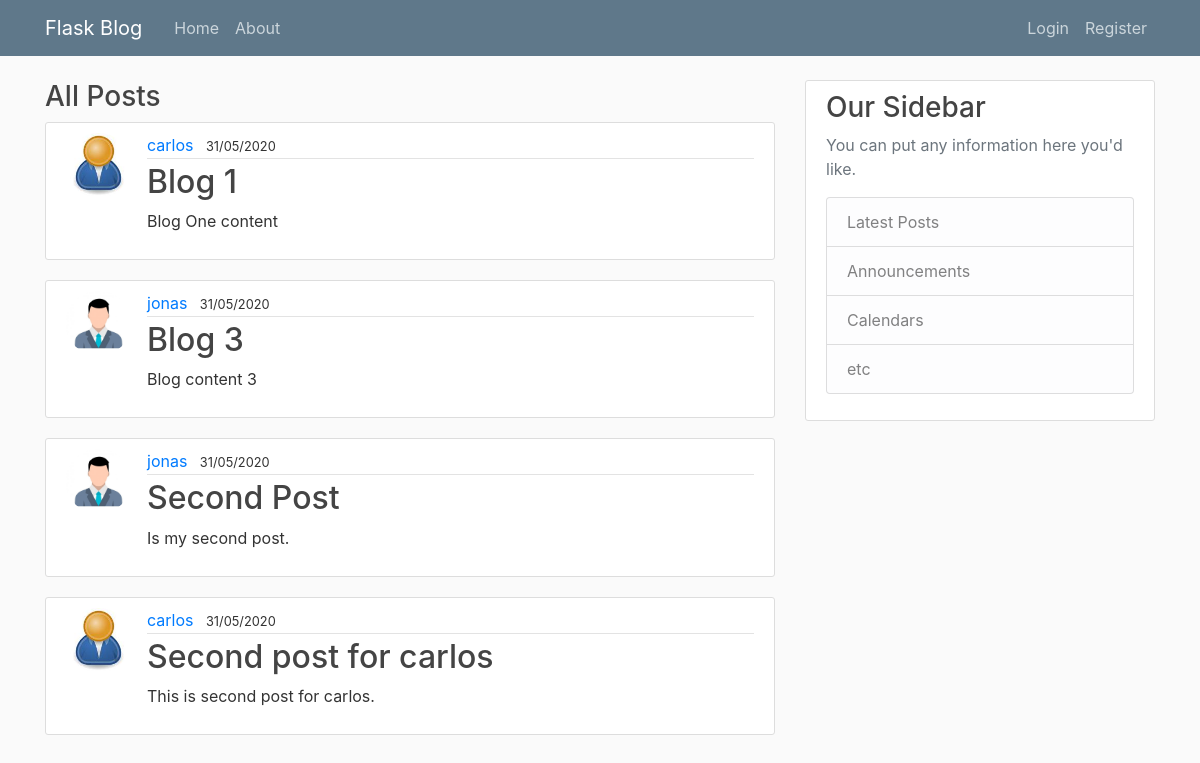
The page /home on the database its author committed.
### flaskblog/models.py (models this page shows, shortened)
class Post(db.Model):
    id = db.Column(db.Integer, primary_key=True)
    title = db.Column(db.String(100), nullable=False)
    date_posted = db.Column(db.DateTime, nullable=False, default=datetime.utcnow)
    content = db.Column(db.Text, nullable=False)
    user_id = db.Column(db.Integer, db.ForeignKey('user.id'))

class User(db.Model, UserMixin):
    id = db.Column(db.Integer, primary_key=True)
    username = db.Column(db.String(20), unique=True, nullable=False)
    email = db.Column(db.String(120), unique=True, nullable=False)
    image_file = db.Column(db.String(20), nullable=False, default='default.jpg')
    password = db.Column(db.String(60), nullable=False)
    posts = db.relationship('Post', backref='author', lazy=True)

### flaskblog/routes.py (the view)
@app.route("/")
@app.route("/home")
def home():
    posts = Post.query.all()
    return render_template("home.html", posts=posts)

### flaskblog/templates/home.html
{% extends "layout.html" %}
{% block content %}
    <h3>All Posts</h3>
    {% for post in posts %}
        <article class="media content-section">
            <img class="rounded-circle article-img" src="{{ url_for('static', filename='profile_pics/'+post.author.image_file) }}">
            <div class="media-body">
            <div class="article-metadata">
                <a class="mr-2" href="#">{{post.author.username}}</a>
                <small class="text-muter">{{post.date_posted.strftime('%d/%m/%Y')}}</small>
            </div>
            <h2><a class="article-title" href="{{ url_for('post', post_id=post.id) }}">{{post.title}}</a></h2>
            <p class="article-content">{{post.content}}</p>
            </div>
        </article>
    {% endfor %}
{% endblock %}

### flaskblog/templates/layout.html (shortened to what this page needs)
<!DOCTYPE html>
<html>
<head>
    <link rel="stylesheet" href="https://maxcdn.bootstrapcdn.com/bootstrap/4.0.0/css/bootstrap.min.css">
    <link rel="stylesheet" type="text/css" href="{{ url_for('static', filename='main.css') }}">
</head>
<body>
    <header class="site-header">
      <nav class="navbar navbar-expand-md navbar-dark bg-steel fixed-top">
        <div class="container">
          <a class="navbar-brand mr-4" href="/">Flask Blog</a>
          <div class="collapse navbar-collapse" id="navbarToggle">
            <div class="navbar-nav mr-auto">
              <a class="nav-item nav-link" href="{{ url_for('home')}}">Home</a>
              <a class="nav-item nav-link" href="{{ url_for('about')}}">About</a>
            </div>
            <div class="navbar-nav">
            {% if current_user.is_authenticated %}
                <a class="nav-item nav-link" href="{{ url_for('new_post')}}">New Post</a>
                <a class="nav-item nav-link" href="{{ url_for('account')}}">Account</a>
                <a class="nav-item nav-link" href="{{ url_for('logout')}}">Logout</a>
            {% else %}
              <a class="nav-item nav-link" href="{{ url_for('login')}}">Login</a>
              <a class="nav-item nav-link" href="{{ url_for('register')}}">Register</a>
            {% endif %}
            </div>
          </div>
        </div>
      </nav>
    </header>
    <main role="main" class="container">
      <div class="row">
        <div class="col-md-8">
          {% block content %}{% endblock %}
        </div>
        <div class="col-md-4">
          <div class="content-section">
            <h3>Our Sidebar</h3>
            <p class='text-muted'>You can put any information here you'd like.
              <ul class="list-group">
                <li class="list-group-item list-group-item-light">Latest Posts</li>
                <li class="list-group-item list-group-item-light">Announcements</li>
                <li class="list-group-item list-group-item-light">Calendars</li>
                <li class="list-group-item list-group-item-light">etc</li>
              </ul>
            </p>
          </div>
        </div>
      </div>
    </main>
</body>
</html>

### flaskblog/static/main.css (style rules this page uses)
body { background: #fafafa; color: #333333; margin-top: 5rem; }
h1, h2, h3, h4, h5, h6 { color: #444444; }
.bg-steel { background-color: #5f788a; }
.site-header .navbar-nav .nav-link { color: #cbd5db; }
.content-section { background: #ffffff; padding: 10px 20px; border: 1px solid #dddddd; border-radius: 3px; margin-bottom: 20px; }
.article-title { color: #444444; }
.article-content { white-space: pre-line; }
.article-img { height: 65px; width: 65px; margin-right: 16px; }
.article-metadata { padding-bottom: 1px; margin-bottom: 4px; border-bottom: 1px solid #e3e3e3 }

### rows shown on the page
Post: image_file (picture), author.username "carlos", date_posted "31/05/2020", title "Blog 1", content "Blog One content"
Post: image_file (placeholder picture), author.username "jonas", date_posted "31/05/2020", title "Blog 3", content "Blog content 3"
Post: image_file (placeholder picture), author.username "jonas", date_posted "31/05/2020", title "Second Post", content "Is my second post."
Post: image_file (picture), author.username "carlos", date_posted "31/05/2020", title "Second post for carlos", content "This is second post for carlos."
